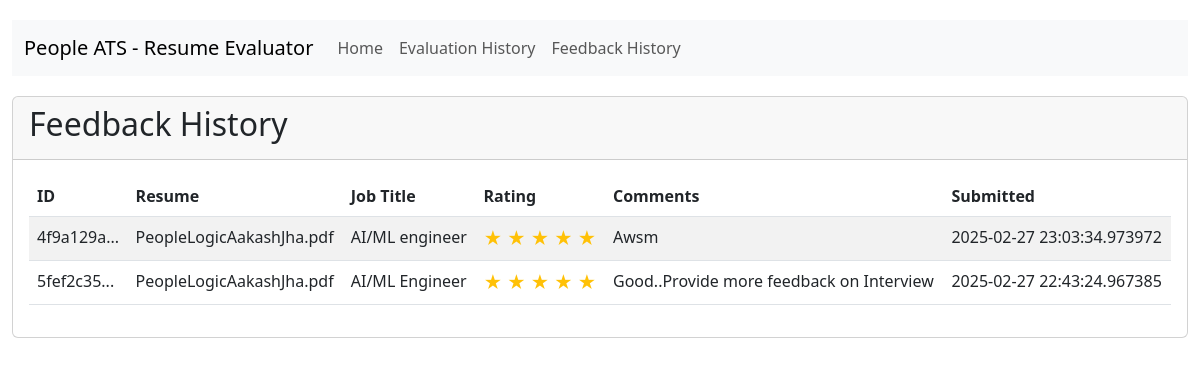
The page /feedback_history on the database its author committed.
### tables this page shows
CREATE TABLE feedback (
        id INTEGER PRIMARY KEY AUTOINCREMENT,
        evaluation_id TEXT,
        rating INTEGER,
        comments TEXT,
        submitted_at TIMESTAMP,
        FOREIGN KEY (evaluation_id) REFERENCES evaluations (id)
    );

CREATE TABLE evaluations (
        id TEXT PRIMARY KEY,
        filename TEXT,
        job_title TEXT,
        rank_score INTEGER,
        missing_keywords TEXT,
        profile_summary TEXT,
        evaluated_at TIMESTAMP
    );

### app.py (the view)
@app.route('/feedback_history')
def feedback_history():
    conn = sqlite3.connect('resume_evaluator.db')
    conn.row_factory = sqlite3.Row
    cursor = conn.cursor()
    cursor.execute("""
        SELECT f.*, e.filename, e.job_title
        FROM feedback f
        JOIN evaluations e ON f.evaluation_id = e.id
        ORDER BY f.submitted_at DESC
    """)
    feedback_entries = cursor.fetchall()
    conn.close()
    return render_template('feedback_history.html', feedback_entries=feedback_entries)

### templates/feedback_history.html (shortened to what this page needs)
{% extends 'base.html' %}
{% block content %}
<div class="card">
    <div class="card-header">
        <h2>Feedback History</h2>
    </div>
    <div class="card-body">
        {% if feedback_entries %}
            <div class="table-responsive">
                <table class="table table-striped table-hover">
                    <thead>
                        <tr>
                            <th>ID</th>
                            <th>Resume</th>
                            <th>Job Title</th>
                            <th>Rating</th>
                            <th>Comments</th>
                            <th>Submitted</th>
                        </tr>
                    </thead>
                    <tbody>
                        {% for feedback in feedback_entries %}
                            <tr>
                                <td>{{ feedback.evaluation_id[:8] }}...</td>
                                <td>{{ feedback.filename }}</td>
                                <td>{{ feedback.job_title }}</td>
                                <td>
                                    <div class="star-display">
                                        {% for i in range(5) %}
                                            {% if i < feedback.rating %}
                                                <span class="star-filled">★</span>
                                            {% else %}
                                                <span class="star-empty">☆</span>
                                            {% endif %}
                                        {% endfor %}
                                    </div>
                                </td>
                                <td>{{ feedback.comments or 'No comments provided' }}</td>
                                <td>{{ feedback.submitted_at }}</td>
                            </tr>
                        {% endfor %}
                    </tbody>
                </table>
            </div>
        {% else %}
            <div class="alert alert-info">No feedback has been submitted yet.</div>
        {% endif %}
    </div>
</div>
{% endblock %}

### templates/base.html (shortened to what this page needs)
<!DOCTYPE html>
<html lang="en">
<head>
    <link href="https://cdn.jsdelivr.net/npm/bootstrap@5.3.0-alpha1/dist/css/bootstrap.min.css" rel="stylesheet">
</head>
<body>
    <div class="container">
        <nav class="navbar navbar-expand-lg navbar-light bg-light">
            <div class="container-fluid">
                <a class="navbar-brand" href="/">People ATS - Resume Evaluator</a>
                <div class="collapse navbar-collapse" id="navbarNav">
                    <ul class="navbar-nav">
                        <li class="nav-item">
                            <a class="nav-link" href="/">Home</a>
                        </li>
                        <li class="nav-item">
                            <a class="nav-link" href="/history">Evaluation History</a>
                        </li>
                        <li class="nav-item">
                            <a class="nav-link" href="/feedback_history">Feedback History</a>
                        </li>
                    </ul>
                </div>
            </div>
        </nav>
        {% block content %}{% endblock %}
    </div>
</body>
</html>

### templates/base.html (style rules this page uses)
body { padding-top: 20px; padding-bottom: 40px; }
.container { max-width: 1200px; }
.navbar { margin-bottom: 20px; }

### templates/feedback_history.html (style rules this page uses)
.star-display { font-size: 18px; }
.star-filled { color: #ffc107; }

### rows shown on the page
feedback: evaluation_id "4f9a129a", filename "PeopleLogicAakashJha.pdf", job_title "AI/ML engineer", rating 5 (drawn), comments "Awsm", submitted_at "2025-02-27 23:03:34.973972"
feedback: evaluation_id "5fef2c35", filename "PeopleLogicAakashJha.pdf", job_title "AI/ML Engineer", rating 5 (drawn), comments "Good..Provide more feedback on Interview", submitted_at "2025-02-27 22:43:24.967385"
